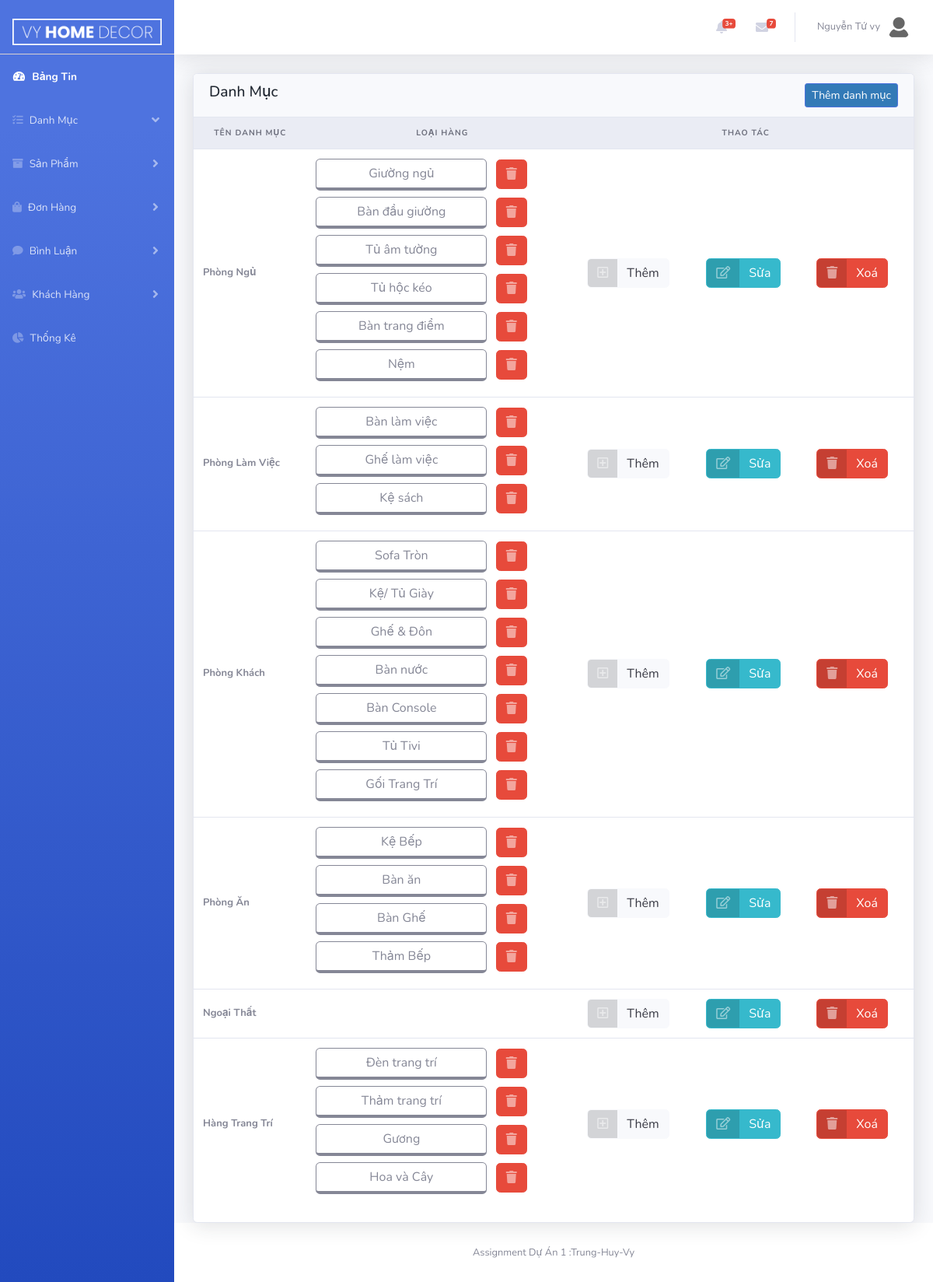
/Admin/index.php?act=category (signed in), run on the app's committed database.
### tables this page shows
CREATE TABLE `tbl_category` (
  `cateId` int(10) NOT NULL,
  `cateName` varchar(50) NOT NULL
);

CREATE TABLE `tbl_category_child` (
  `cateChildId` int(10) NOT NULL,
  `cateChildName` varchar(50) NOT NULL,
  `cateId` int(10) NOT NULL
);

### model/pdo.php (called while the page is built, shortened)
<?php
function pdo_get_connection()
{   $servername="localhost";
    $username='root';
    $password='';
    try{
        $dburl="mysql:host=$servername;dbname=vyhomedecor; charset=utf8";
        $conn = new PDO($dburl,$username,$password);
        $conn->setAttribute(PDO::ATTR_ERRMODE,PDO::ERRMODE_EXCEPTION);
        return $conn;
        }
        catch(PDOException $e){
            return "lỗi kết nối :". $e->getMessage();
        }
}
function pdo_query($sql){
    $sql_args = array_slice(func_get_args(),1);
    try{
        $conn =pdo_get_connection();
        $stmt =$conn->prepare($sql);
        $stmt -> execute($sql_args);
        $row =$stmt->fetchAll();
        return $row;
    }catch(PDOException $e){
        throw $e;
    }
    finally{
        unset($conn);
    }
}
?>

### model/category.php (called while the page is built, shortened)
<?php
    include_once 'pdo.php';
    function loadAll_category() {
        $sql="SELECT * FROM tbl_category order by cateName DESC";
        $listcategory=pdo_query($sql);
        return $listcategory;
    }
    function loadAll_categorychild($cateId){
        $sql = "SELECT * FROM tbl_category_child where cateId = $cateId";
        $listcategory_child = pdo_query($sql);
        return $listcategory_child;
    }
?>

### Admin/category/list.php (the view, shortened to what this page needs)
<div class="row">
    <div class="col-xl-12">
        <div class="card">
            <div class="card-header border-0">
                <div class="row align-items-center">
                    <div class="col">
                    <h4 class="page-header-title">
                        Danh Mục
                    </h4>
                    </div>
                    <div class="col text-right">
                        <a href="index.php?act=category&add" class="btn btn-sm btn-primary">Thêm danh mục</a>
                    </div>
                </div>
            </div>
            <div class="table-responsive">
                <table class="table align-items-center table-flush">
                    <thead class="thead-light">
                        <tr>
                            <th scope="col" class="text-center">Tên danh mục</th>
                            <th scope="col" class="text-center">Loại hàng</th>
                            <th colspan="3" class="text-center">Thao tác</th>
                        </tr>
                    </thead>
                    <tbody>
                        <?php
                            foreach ($listcategory as $category) {
                                extract($category);
                                $listcategory_child = loadAll_categorychild($cateId);
                        ?>
                        <tr>
                            <th scope="row">
                                <?=$cateName?>
                            </th>
                            <td class="text-left">
                            <?php
                                foreach ($listcategory_child as $category_child) {
                                    extract($category_child);
                            ?>
                                <form action="" method="post" class="mb-8">
                                    <input class="editCategoryChild<?=$cateChildId?> btn btn-outline-secondary border-bottom-secondary" data-id="<?=$cateChildId?>" value="<?=$cateChildName?>"></input>
                                    <a class="btn-deleteCateChild btn btn_xoa btn-danger" onclick="return confirm('Bạn có chắc xóa khách hàng này')" href="index.php?act=category&deleteChild=<?=$cateChildId?>"><span class="icon text-white-50"><i class="fas fa-trash"></i></span></a>
                                </form>
                            <?php
                                }
                            ?>
                            </td>
                            <td><a href="index.php?act=category&addChild=<?=$cateId?>" class="btn btn-light btn-icon-split"> <span class="icon text-white-50"><i class="far fa-plus-square"></i></span>
                                    <span class="text">Thêm</span></a></td>
                            <td><a href="index.php?act=category&edit=<?=$cateId?>" class="btn btn-info btn-icon-split"> <span class="icon text-white-50"><i class="far fa-edit"></i></span>
                                    <span class="text">Sửa</span></a></td>
                            <td> <a href="index.php?act=category&delete=<?=$cateId?>" onclick="return confirm('Bạn có chắc xóa khách hàng này')" class="btn btn-danger btn-icon-split"><span class="icon text-white-50"><i class="fas fa-trash"></i></span>
                                    <span class="text">Xoá</span></a></td>
                        </tr>
                        <?php
                            }
                        ?>
                    </tbody>
                </table>
            </div>
        </div>
    </div>
</div>

### css/admin.css (style rules this page uses)
.table.align-items-center td, .table.align-items-center th { vertical-align: middle; }
.table td, .table th { font-size: .8125rem; white-space: normal; }
.table thead th { font-size: .65rem; padding-top: 0.75rem; padding-bottom: 0.75rem; letter-spacing: 1px; text-transform: uppercase; border-bottom: 1px solid #e9ecef; }
.btn-primary { background-color: #337ab7; }
.page-header-title { font-size: 1.2rem; color: #212832; font-weight: 500; line-height: 1.2; align-items: center; }
.card { box-shadow: 0 0.15rem 1.75rem 0 rgb(33 40 50 / 15%); }
.card:not([class*=bg-]) .card-header { color: #0061f2; }
.card .card-header { font-weight: 500; }

### Admin/category/list.php (style rules this page uses)
.btn-deleteCateChild { margin-left: 8px; }
.mb-8 { margin-bottom: 8px; }

### data on the page
tbl_category: cateName "Phòng Ngủ"
tbl_category_child: cateChildName "Giường ngủ"
tbl_category_child: cateChildName "Bàn đầu giường"
tbl_category_child: cateChildName "Tủ âm tường"
tbl_category_child: cateChildName "Tủ hộc kéo"
tbl_category_child: cateChildName "Bàn trang điểm"
tbl_category_child: cateChildName "Nệm"
tbl_category: cateName "Phòng Làm Việc"
tbl_category_child: cateChildName "Bàn làm việc"
tbl_category_child: cateChildName "Ghế làm việc"
tbl_category_child: cateChildName "Kệ sách"
tbl_category: cateName "Phòng Khách"
tbl_category_child: cateChildName "Sofa Tròn"
tbl_category_child: cateChildName "Kệ/ Tủ Giày"
tbl_category_child: cateChildName "Ghế & Đôn"
tbl_category_child: cateChildName "Bàn nước"
tbl_category_child: cateChildName "Bàn Console"
tbl_category_child: cateChildName "Tủ Tivi"
tbl_category_child: cateChildName "Gối Trang Trí"
tbl_category: cateName "Phòng Ăn"
tbl_category_child: cateChildName "Kệ Bếp"
tbl_category_child: cateChildName "Bàn ăn"
tbl_category_child: cateChildName "Bàn Ghế"
tbl_category_child: cateChildName "Thảm Bếp"
tbl_category: cateName "Ngoại Thất"
tbl_category: cateName "Hàng Trang Trí"
tbl_category_child: cateChildName "Đèn trang trí"
tbl_category_child: cateChildName "Thảm trang trí"
tbl_category_child: cateChildName "Gương"
tbl_category_child: cateChildName "Hoa và Cây"

### other printed values
$account['custName'] "Nguyễn Tứ vy"
